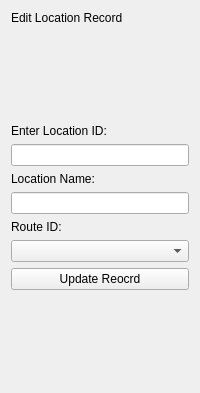
             <widget class="QWidget" name="EditStopPage">
              <layout class="QVBoxLayout" name="verticalLayout_35">
               <item>
                <widget class="QLabel" name="label_60">
                 <property name="text">
                  <string>Edit Location Record</string>
                 </property>
                </widget>
               </item>
               <item>
                <spacer name="verticalSpacer_37">
                 <property name="orientation">
                  <enum>Qt::Vertical</enum>
                 </property>
                 <property name="sizeHint" stdset="0">
                  <size>
                   <width>20</width>
                   <height>93</height>
                  </size>
                 </property>
                </spacer>
               </item>
               <item>
                <widget class="QLabel" name="label_61">
                 <property name="text">
                  <string>Enter Location ID:</string>
                 </property>
                </widget>
               </item>
               <item>
                <widget class="QLineEdit" name="lineEdit_31"/>
               </item>
               <item>
                <widget class="QLabel" name="label_62">
                 <property name="text">
                  <string>Location Name:</string>
                 </property>
                </widget>
               </item>
               <item>
                <widget class="QLineEdit" name="lineEdit_33"/>
               </item>
               <item>
                <widget class="QLabel" name="label_64">
                 <property name="text">
                  <string>Route ID:</string>
                 </property>
                </widget>
               </item>
               <item>
                <widget class="QComboBox" name="comboBox_6"/>
               </item>
               <item>
                <widget class="QPushButton" name="pushButton_48">
                 <property name="text">
                  <string>Update Reocrd</string>
                 </property>
                </widget>
               </item>
               <item>
                <spacer name="verticalSpacer_38">
                 <property name="orientation">
                  <enum>Qt::Vertical</enum>
                 </property>
                 <property name="sizeHint" stdset="0">
                  <size>
                   <width>20</width>
                   <height>92</height>
                  </size>
                 </property>
                </spacer>
               </item>
              </layout>
             </widget>
